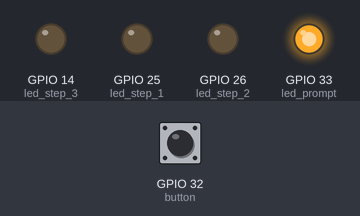
A program run on a simulated ESP32 board running MicroPython. Parts: output pins drawn as LEDs (lit = HIGH). The test bench sets the inputs (shaded band); at power-on: GPIO 32 (button) HIGH. The clock reads 2024-03-15 10:24:30 at power-on unless the program sets it; what the program prints to the serial console is not drawn. At 14.0 s the program stops and its outputs stay as they are.

Above: at 0.15 s.
At 3.1 s:
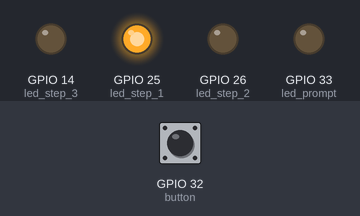
At 4.1 s:
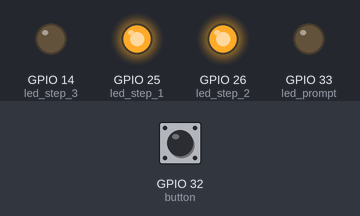
At 5.1 s:
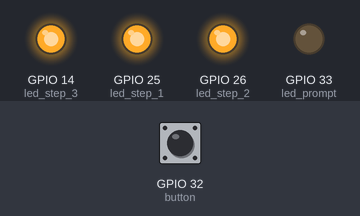
At 12.1 s:
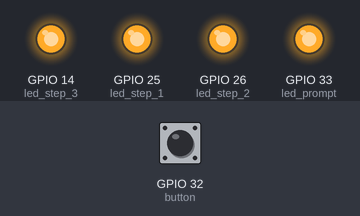
At 14.1 s:
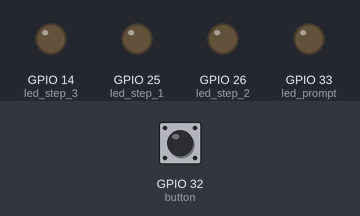
Timing chart, 0 to 15.5 s (numbered marks = the images above):
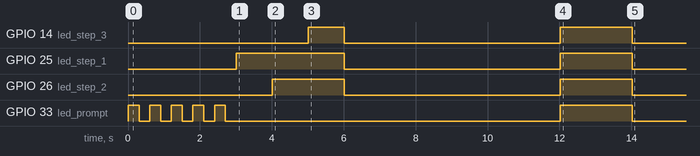

Measured:
- by itself, GPIO 14 (led_step_3): LOW → HIGH at 5.0 s, → LOW 1.0 s later, → HIGH 6.0 s later, → LOW 2.0 s later
- by itself, GPIO 25 (led_step_1): LOW → HIGH at 3.0 s, → LOW 3.0 s later, → HIGH 6.0 s later, → LOW 2.0 s later
- by itself, GPIO 26 (led_step_2): alternates HIGH for 2.0 s and LOW for 6.0 s
- by itself, GPIO 33 (led_prompt): goes 4 × (HIGH 0.30 s, LOW 0.30 s), HIGH 0.30 s, LOW 9.3 s, HIGH 2.0 s, then LOW

The program:

OperatorHardwareTest.py
```python
"""
Operator Hardware Test Script
Tests all components individually:
- Button
- LED Prompt (blink)
- LED Step 1/2/3
"""

from machine import Pin
import uasyncio as asyncio
import time

print("=" * 50)
print("OPERATOR HARDWARE TEST")
print("=" * 50)

# Initialize components
print("\n[1/5] Initializing Button (GPIO 32)...")
button = Pin(32, Pin.IN, Pin.PULL_UP)
print("✓ Button ready")

print("\n[2/5] Initializing LED Prompt (GPIO 33)...")
led_prompt = Pin(33, Pin.OUT)
led_prompt.off()
print("✓ LED Prompt ready")

print("\n[3/5] Initializing LED Step 1 (GPIO 25)...")
led_step_1 = Pin(25, Pin.OUT)
led_step_1.off()
print("✓ LED Step 1 ready")

print("\n[4/5] Initializing LED Step 2 (GPIO 26)...")
led_step_2 = Pin(26, Pin.OUT)
led_step_2.off()
print("✓ LED Step 2 ready")

print("\n[5/5] Initializing LED Step 3 (GPIO 14)...")
led_step_3 = Pin(14, Pin.OUT)
led_step_3.off()
print("✓ LED Step 3 ready")

print("\n" + "=" * 50)
print("RUNNING TESTS")
print("=" * 50)

async def test_sequence():
    # Test 1: LED Prompt Blink
    print("\n[TEST 1] LED Prompt - Blink 5 times...")
    for i in range(5):
        led_prompt.on()
        await asyncio.sleep_ms(300)
        led_prompt.off()
        await asyncio.sleep_ms(300)
    print("✓ LED Prompt test complete")

    # Test 2: Step LEDs Sequential
    print("\n[TEST 2] Step LEDs - Sequential light up...")
    print("  → Step 1 ON")
    led_step_1.on()
    await asyncio.sleep(1)

    print("  → Step 2 ON")
    led_step_2.on()
    await asyncio.sleep(1)

    print("  → Step 3 ON")
    led_step_3.on()
    await asyncio.sleep(1)

    print("  → All OFF")
    led_step_1.off()
    led_step_2.off()
    led_step_3.off()
    await asyncio.sleep(1)
    print("✓ Step LEDs test complete")

    # Test 3: Button
    print("\n[TEST 3] Button - Press button within 5 seconds...")
    start_time = time.time()
    button_pressed = False

    while time.time() - start_time < 5:
        if button.value() == 0:  # Active low
            if not button_pressed:
                print("✓ Button press detected!")
                led_prompt.on()
                await asyncio.sleep_ms(100)
                led_prompt.off()
                button_pressed = True
        await asyncio.sleep_ms(50)

    if not button_pressed:
        print("✗ No button press detected")

    # Test 4: All LEDs ON
    print("\n[TEST 4] All LEDs ON for 2 seconds...")
    led_prompt.on()
    led_step_1.on()
    led_step_2.on()
    led_step_3.on()
    await asyncio.sleep(2)

    # All OFF
    led_prompt.off()
    led_step_1.off()
    led_step_2.off()
    led_step_3.off()
    print("✓ All LEDs test complete")

    print("\n" + "=" * 50)
    print("ALL TESTS COMPLETE!")
    print("=" * 50)

# Run tests
asyncio.run(test_sequence())
```
